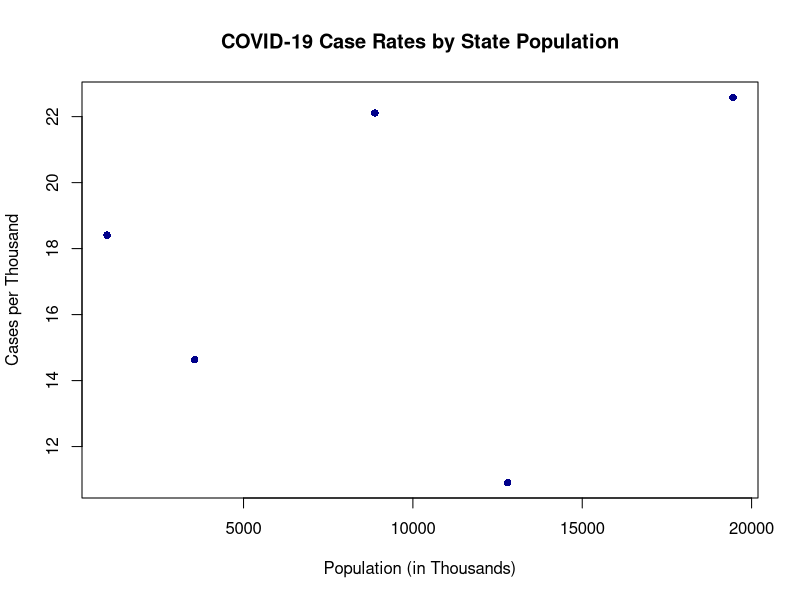
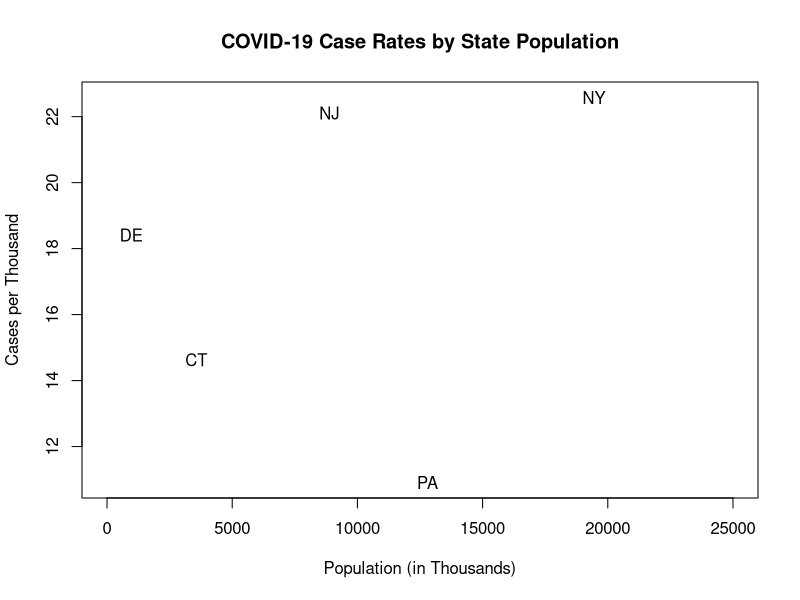
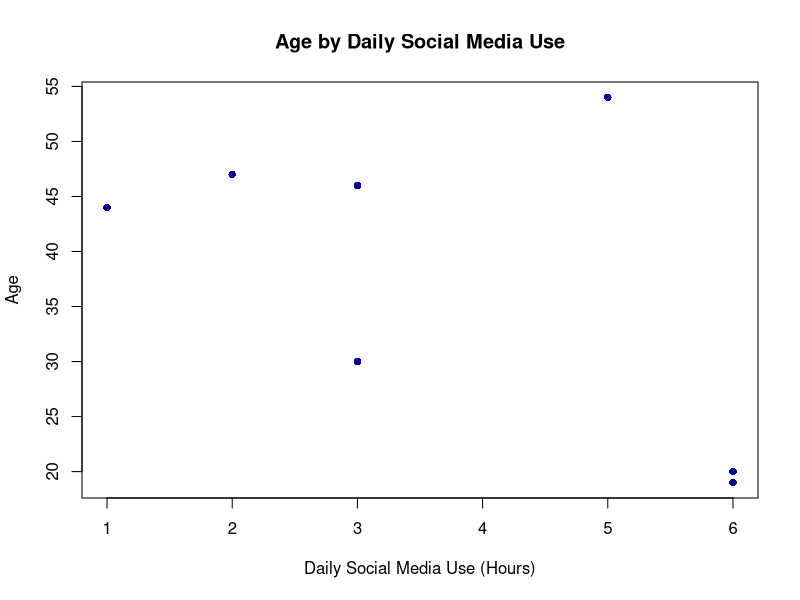
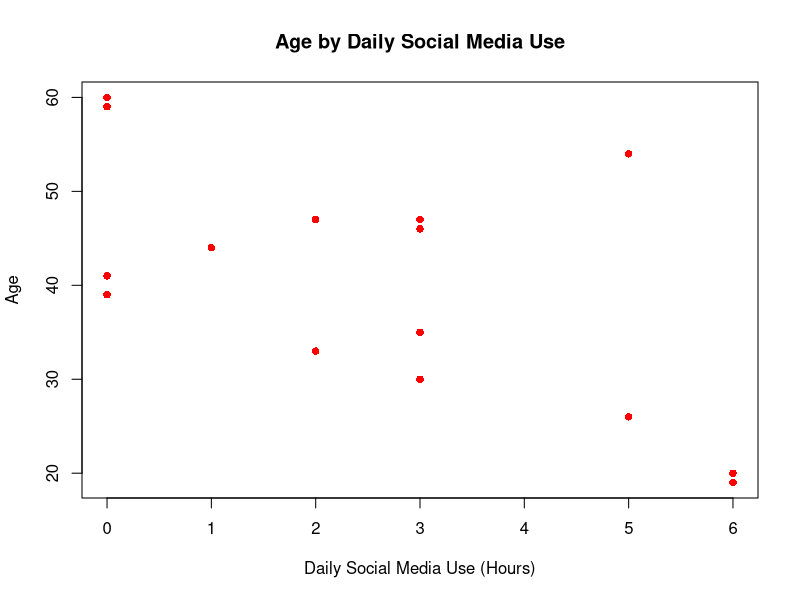
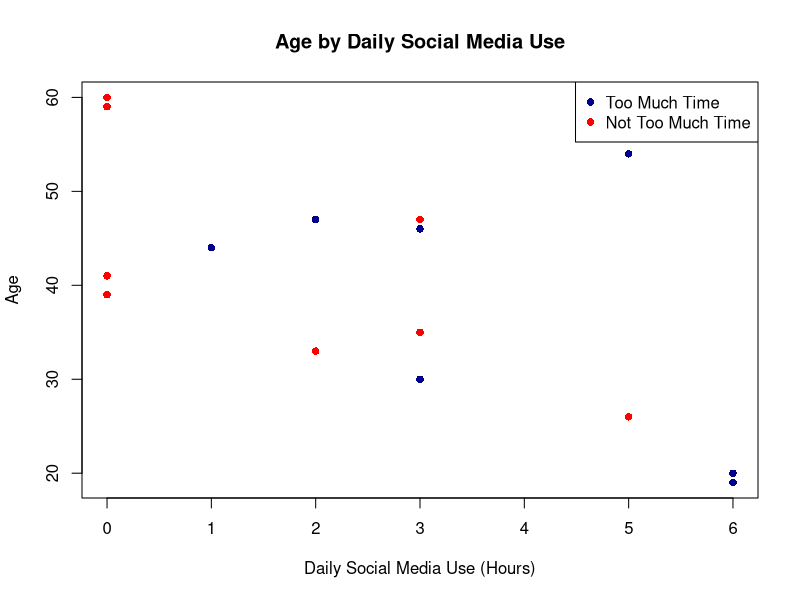

R code for these plots, in order:
#### PSCI 107
## Problem Set #1
## 21249856
## February 17, 2021

setwd("~/Dropbox/PSCI107")

# Question 1

#a.Creating 3 vectors: state, pop, and cases
state <- c(1:5)
state

pop <- c(12.80,19.45,3.56,0.97,8.88)
pop

cases <- c(139623,439238,52095,17857,196337)
cases


#b. Combining 3 columns (state, pop, and cases) into a matrix, ne.covid
ne.covid <- cbind(state,pop,cases)
ne.covid

#c. Determining the mean, median, max, and min of pop in ne.covid
mean(ne.covid[,2])
median(ne.covid[,2])
max(ne.covid[,2])
min(ne.covid[,2])

#d. Determining mean, median, max, and min of cases in ne.covid
mean(ne.covid[,3])
median(ne.covid[,3])
max(ne.covid[,3])
min(ne.covid[,3])

#e. Creating a new vector, cases.per.1000, that is the number of cases
#     in each state per 1000 residents.

pop.1000 <- pop*1000
pop.1000

cases.per.1000 <- cases/pop.1000
cases.per.1000

#f. Creating a scatterplot with population on the x-axis,
#      and cases.per.1000 on the y-axis

plot(pop.1000, cases.per.1000,
     main = "COVID-19 Case Rates by State Population",
     xlab = "Population (in Thousands)",
     ylab = "Cases per Thousand",
     pch = 16,
     col = "darkblue")

##Bonus: using the text() function to replace the dots with
#        the state abbreviations
state.names <- c("PA","NY","CT","DE","NJ")
plot(pop.1000, cases.per.1000,
     main = "COVID-19 Case Rates by State Population",
     xlab = "Population (in Thousands)",
     ylab = "Cases per Thousand",
     pch = 16,
     type="n",
     xlim = c(0,25000))
text(pop.1000,cases.per.1000,
     labels = state.names)

#g. Which state been the most affected by COVID-19? The least affected?

# See Word document

#h. One more piece of info about COVID-19 to determine how affected a state is?

# See Word document


# Question 2

#a.Creating 5 vectors: age, gender, hours.daily, pref.network, and much.time
age <- c(19,20,59,47,46,30,41,60,44,33,54,26,35,47,39)

gender <- c("M","F","M","F","M","M","M","F",
            "F","F","F","F","M","M","M")

hours.daily <- c(6,6,0,2,3,3,0,0,1,2,5,5,3,3,0)

pref.network <- c("tiktok","tiktok","none","instagram","twitter","twitter",
                  "none","none","instagram","twitter","facebook","tiktok",
                  "instagram","facebook","none")

much.time <- c(TRUE,TRUE,FALSE,TRUE,TRUE,TRUE,FALSE,FALSE,TRUE,
               FALSE,TRUE,FALSE,FALSE,FALSE,FALSE)

#b. Creating an object soc.media, which combines these 5 vectors into data frame
#   using cbind.data.frame(), then reporting the class of each variable

soc.media <- cbind.data.frame(age,gender,hours.daily,pref.network,much.time)

class(soc.media[,1])
class(soc.media[,2])
class(soc.media[,3])
class(soc.media[,4])
class(soc.media[,5])

#c. How many men spend 3 or more hours per day on social media? 
#   Preferred networks of these men?

dim(soc.media[soc.media[,2] == "M"
          & soc.media[,3] >= 3,])

soc.media[soc.media[,2] == "M"
          & soc.media[,3] >= 3,]

# There are 5 men who spend 3+ hours on social media, 
# and their preferred networks are tiktok, twitter, twitter, instagram,
# and facebook, respectively.

#d. How many women over 40 say their favorite network is facebook or instagram?

dim(soc.media[soc.media[,1] > 40
              & soc.media[,2] == "F"
              & (soc.media[,4] == "facebook" | soc.media[,4] == "instagram"),])

soc.media[soc.media[,1] > 40
          & soc.media[,2] == "F"
          & (soc.media[,4] == "facebook" | soc.media[,4] == "instagram"),]

# There are 3 women over 40 whose preferred network is either facebook 
# or instagram.

#e. Creating an object soc.media.much that subsets the data to include only
#   individuals who spend too much time on social media (much.time == T).
#   How many people in this subset?

soc.media.much <- soc.media[soc.media[,5] == T,]
soc.media.much
dim(soc.media.much)

# There are 7 people in this subset. 

#f. Creating a scatter plot of ages by daily social media use in soc.media.much

plot(soc.media.much[,3], soc.media.much[,1],
     main = "Age by Daily Social Media Use",
     xlab = "Daily Social Media Use (Hours)",
     ylab = "Age",
     pch = 16,
     col = "darkblue")


#g. Creating a scatter plot of ages by daily social media use in soc.media

plot(soc.media[,3], soc.media[,1],
     main = "Age by Daily Social Media Use",
     xlab = "Daily Social Media Use (Hours)",
     ylab = "Age",
     pch = 16,
     col = "red")

#h. Looking at the plots created for g and h:

# See Word document

##Bonus: Generating one plot that visualizes the two relationships and 
#        highlights the differences


plot(soc.media[,3], soc.media[,1], type="n",
     xlab="Daily Social Media Use (Hours)",
     ylab="Age",
     main="Age by Daily Social Media Use")
points(soc.media[soc.media[,5] == TRUE,3],
       soc.media[soc.media[,5] == TRUE,1],
       col="darkblue",
       pch=16)
points(soc.media[soc.media[,5] == FALSE,3],
       soc.media[soc.media[,5] == FALSE,1],
       col="red",
       pch=16)

legend("topright", c("Too Much Time", "Not Too Much Time"),
       pch=c(16,16),
       col=c("darkblue","red"))

# Question 3

# See Word document




